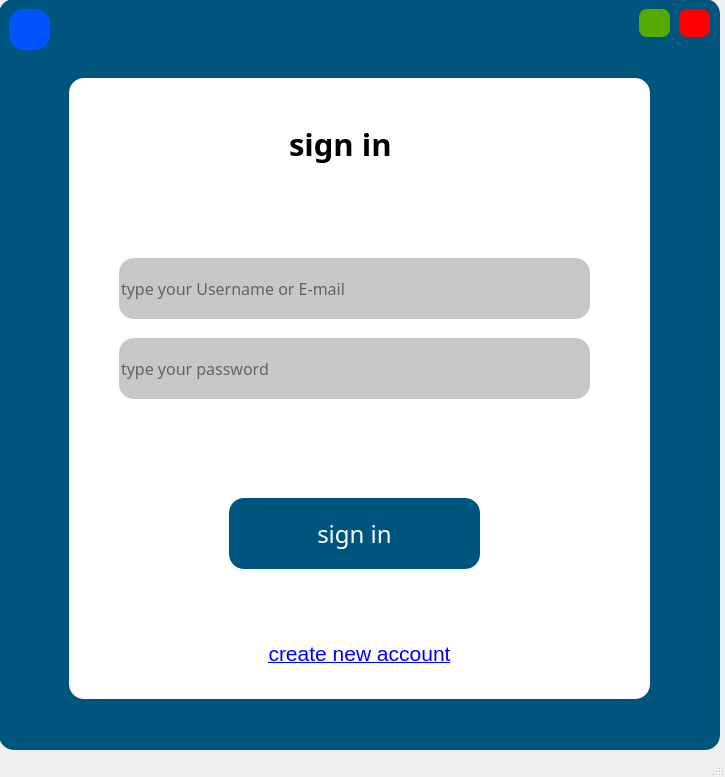
<?xml version="1.0" encoding="UTF-8"?>
<ui version="4.0">
 <class>signin</class>
 <widget class="QMainWindow" name="signin">
  <property name="geometry">
   <rect>
    <x>0</x>
    <y>0</y>
    <width>725</width>
    <height>777</height>
   </rect>
  </property>
  <property name="windowTitle">
   <string>MainWindow</string>
  </property>
  <widget class="QWidget" name="centralwidget">
   <widget class="QFrame" name="frame">
    <property name="geometry">
     <rect>
      <x>-1</x>
      <y>-1</y>
      <width>721</width>
      <height>751</height>
     </rect>
    </property>
    <property name="cursor">
     <cursorShape>ArrowCursor</cursorShape>
    </property>
    <property name="styleSheet">
     <string notr="true">background-color: rgb(0, 85, 127);
border-radius:15px;</string>
    </property>
    <property name="frameShape">
     <enum>QFrame::StyledPanel</enum>
    </property>
    <property name="frameShadow">
     <enum>QFrame::Raised</enum>
    </property>
    <widget class="QFrame" name="frame_2">
     <property name="geometry">
      <rect>
       <x>70</x>
       <y>79</y>
       <width>581</width>
       <height>621</height>
      </rect>
     </property>
     <property name="styleSheet">
      <string notr="true">background-color: rgb(255, 255, 255);
border-radius:15px;</string>
     </property>
     <property name="frameShape">
      <enum>QFrame::StyledPanel</enum>
     </property>
     <property name="frameShadow">
      <enum>QFrame::Raised</enum>
     </property>
     <widget class="QLabel" name="label">
      <property name="geometry">
       <rect>
        <x>220</x>
        <y>20</y>
        <width>131</width>
        <height>91</height>
       </rect>
      </property>
      <property name="font">
       <font>
        <family>Segoe UI Semibold</family>
        <pointsize>23</pointsize>
        <weight>75</weight>
        <bold>true</bold>
       </font>
      </property>
      <property name="cursor">
       <cursorShape>ArrowCursor</cursorShape>
      </property>
      <property name="text">
       <string>sign in</string>
      </property>
     </widget>
     <widget class="QLineEdit" name="lineEdit">
      <property name="geometry">
       <rect>
        <x>50</x>
        <y>180</y>
        <width>471</width>
        <height>61</height>
       </rect>
      </property>
      <property name="font">
       <font>
        <family>Raleway</family>
        <pointsize>12</pointsize>
       </font>
      </property>
      <property name="styleSheet">
       <string notr="true">background-color: rgb(199, 199, 199);</string>
      </property>
      <property name="placeholderText">
       <string>type your Username or E-mail</string>
      </property>
     </widget>
     <widget class="QLineEdit" name="lineEdit_3">
      <property name="geometry">
       <rect>
        <x>50</x>
        <y>260</y>
        <width>471</width>
        <height>61</height>
       </rect>
      </property>
      <property name="font">
       <font>
        <family>Raleway</family>
        <pointsize>12</pointsize>
       </font>
      </property>
      <property name="styleSheet">
       <string notr="true">background-color: rgb(199, 199, 199);</string>
      </property>
      <property name="echoMode">
       <enum>QLineEdit::Password</enum>
      </property>
      <property name="dragEnabled">
       <bool>false</bool>
      </property>
      <property name="readOnly">
       <bool>false</bool>
      </property>
      <property name="placeholderText">
       <string>type your password</string>
      </property>
     </widget>
     <widget class="QPushButton" name="signinbutton">
      <property name="geometry">
       <rect>
        <x>160</x>
        <y>420</y>
        <width>251</width>
        <height>71</height>
       </rect>
      </property>
      <property name="font">
       <font>
        <family>Raleway</family>
        <pointsize>18</pointsize>
       </font>
      </property>
      <property name="cursor">
       <cursorShape>PointingHandCursor</cursorShape>
      </property>
      <property name="styleSheet">
       <string notr="true">color: rgb(255, 255, 255);
background-color: rgb(0, 85, 127);</string>
      </property>
      <property name="text">
       <string>sign in</string>
      </property>
     </widget>
     <widget class="QPushButton" name="newaccount">
      <property name="geometry">
       <rect>
        <x>160</x>
        <y>560</y>
        <width>261</width>
        <height>31</height>
       </rect>
      </property>
      <property name="font">
       <font>
        <pointsize>16</pointsize>
        <underline>true</underline>
        <strikeout>false</strikeout>
       </font>
      </property>
      <property name="cursor">
       <cursorShape>PointingHandCursor</cursorShape>
      </property>
      <property name="styleSheet">
       <string notr="true">color: rgb(0, 0, 255);</string>
      </property>
      <property name="text">
       <string>create new account</string>
      </property>
     </widget>
    </widget>
    <widget class="QPushButton" name="close">
     <property name="geometry">
      <rect>
       <x>680</x>
       <y>10</y>
       <width>31</width>
       <height>28</height>
      </rect>
     </property>
     <property name="cursor">
      <cursorShape>PointingHandCursor</cursorShape>
     </property>
     <property name="toolTip">
      <string>close</string>
     </property>
     <property name="styleSheet">
      <string notr="true">background-color: rgb(255, 0, 0);
border-radius:8px;</string>
     </property>
     <property name="text">
      <string/>
     </property>
    </widget>
    <widget class="QPushButton" name="min">
     <property name="geometry">
      <rect>
       <x>640</x>
       <y>10</y>
       <width>31</width>
       <height>28</height>
      </rect>
     </property>
     <property name="cursor">
      <cursorShape>PointingHandCursor</cursorShape>
     </property>
     <property name="toolTip">
      <string>&lt;html&gt;&lt;head/&gt;&lt;body&gt;&lt;p&gt;&lt;span style=&quot; color:black;&quot;&gt;minimize&lt;/span&gt;&lt;/p&gt;&lt;/body&gt;&lt;/html&gt;</string>
     </property>
     <property name="styleSheet">
      <string notr="true">background-color: rgb(85, 170, 0);
border-radius:8px;</string>
     </property>
     <property name="text">
      <string/>
     </property>
    </widget>
    <widget class="QPushButton" name="back">
     <property name="geometry">
      <rect>
       <x>10</x>
       <y>10</y>
       <width>41</width>
       <height>41</height>
      </rect>
     </property>
     <property name="cursor">
      <cursorShape>PointingHandCursor</cursorShape>
     </property>
     <property name="toolTip">
      <string>Click to go back</string>
     </property>
     <property name="styleSheet">
      <string notr="true">background-color: rgb(0, 85, 255);</string>
     </property>
     <property name="text">
      <string/>
     </property>
     <property name="icon">
      <iconset>
       <normaloff>../Pictures/icons8-return-100.png</normaloff>../Pictures/icons8-return-100.png</iconset>
     </property>
     <property name="iconSize">
      <size>
       <width>27</width>
       <height>50</height>
      </size>
     </property>
    </widget>
   </widget>
  </widget>
  <widget class="QStatusBar" name="statusbar"/>
 </widget>
 <resources/>
 <connections>
  <connection>
   <sender>close</sender>
   <signal>clicked()</signal>
   <receiver>signin</receiver>
   <slot>close()</slot>
   <hints>
    <hint type="sourcelabel">
     <x>1094</x>
     <y>22</y>
    </hint>
    <hint type="destinationlabel">
     <x>560</x>
     <y>433</y>
    </hint>
   </hints>
  </connection>
  <connection>
   <sender>min</sender>
   <signal>clicked()</signal>
   <receiver>signin</receiver>
   <slot>showMinimized()</slot>
   <hints>
    <hint type="sourcelabel">
     <x>1054</x>
     <y>22</y>
    </hint>
    <hint type="destinationlabel">
     <x>560</x>
     <y>433</y>
    </hint>
   </hints>
  </connection>
 </connections>
</ui>
